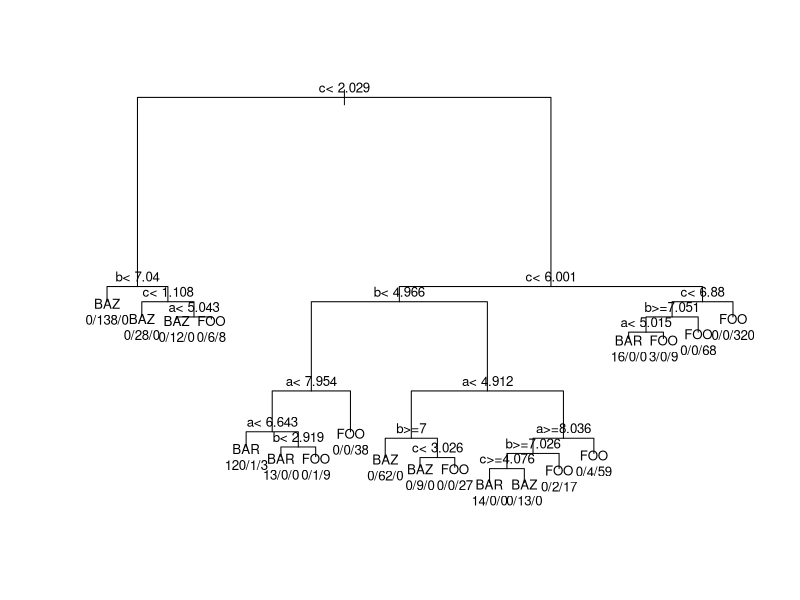

This chart was generated by the following R code:
#
#  See also https://rpubs.com/minma/cart_with_rpart
#
library(rpart)
X11()

set.seed(280870)


f <- function(a, b, c) {

  if      (a > 8) {

    if      (b > 7) {

      if (c > 7) {
         return('FOO')
      }
      else if (c > 4) {
         return('BAR')
      }
      else {
         return('BAZ')
      }

    }
    else if (b > 6) {

      if (c > 3) {
         return('FOO')
      }
      else if (c > 7) {
         return('BAR')
      }
      else {
         return('BAZ')
      }

    }
    else {

      if (c > 2) {
         return('FOO')
      }
      else if (c > 6) {
         return('BAR')
      }
      else {
         return('BAZ')
      }

    }

  }
  else if (a > 5) {

    if      (b > 7) {

      if (c > 1) {
         return('FOO')
      }
      else if (c > 4) {
         return('BAR')
      }
      else {
         return('BAZ')
      }

    }
    else if (b > 3) {

      if      (c > 3) {
         return('FOO')
      }
      else if (c > 7) {
         return('BAR')
      }
      else {
         return('BAZ')
      }

    }
    else {

      if      (c > 6) {
         return('FOO')
      }
      else if (c > 2) {
         return('BAR')
      }
      else {
         return('BAZ')
      }

    }

  }
  else {

    if      (b > 7) {

      if      (c > 7) {
         return('FOO')
      }
      else if (c > 6) {
         return('BAR')
      }
      else {
         return('BAZ')
      }

    }
    else if (b > 5) {

      if (c > 3) {
         return('FOO')
      }
      else if (c > 7) {
         return('BAR')
      }
      else {
         return('BAZ')
      }

    }
    else {

      if (c > 6) {
         return('FOO')
      }
      else if (c > 2) {
         return('BAR')
      }
      else {
         return('BAZ')
      }

    }

  }
  
}

df <- data.frame (
  a = runif( 1000, 0, 10),
  b = runif( 1000, 0, 10),
  c = runif( 1000, 0, 10)
)

df$r = sapply(1:nrow(df), function(i) f(df[i,]$a, df[i,]$b, df[i,]$c))
df$r = factor(df$r)


tree <- rpart(r ~ . , data = df , control = rpart.control(cp=0.0001))

# printcp(tree)


bestcp <- tree$cptable[which.min(tree$cptable[,"xerror"]),"CP"]
tree.pruned <- prune(tree, cp = bestcp)

plot(tree.pruned)
text(tree.pruned, cex = 0.8, use.n = TRUE, xpd = TRUE)


z <- locator(1)
